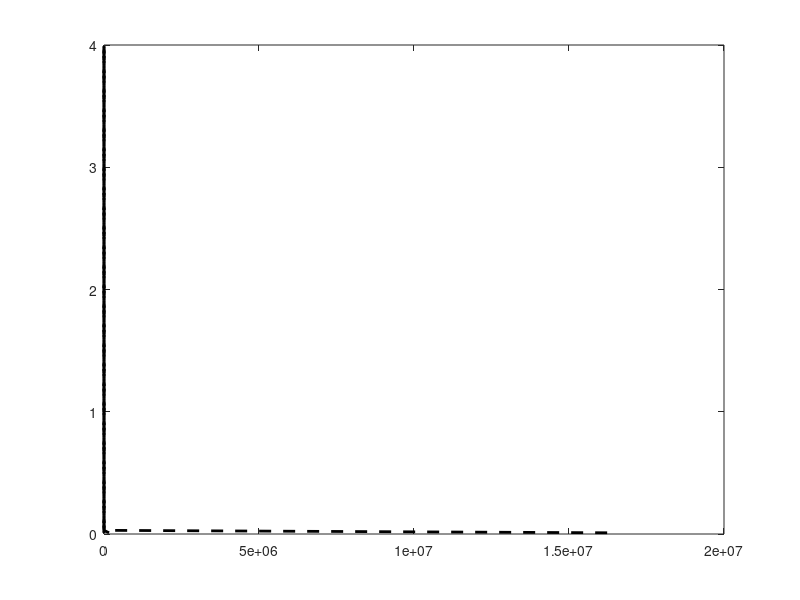

The MATLAB script that drew this image: (Note: this script raises an error after producing the figure.)
%  STREAMPATHSTREAK Plot stream line, path line and streak line for 
%                   Elements of Fluid Mechanics homework. 
%
%  For problem 2.3 figure 8: u = x(1+2t), v = y, w = 0
%
%  $Author: Zhou Lvwen, zhou.lv.wen@gmail.com$
%  $Date: 10/10/2011$    

y = 0.01:0.02:4;
Xstream = inline('y');
Xstreak = inline('exp((1+2*t)*log(y)+log(y).^2)','t','y');

% stream line 
xstream = Xstream(y);
plot(xstream, y,'k- ','linewidth',2)
hold on

% Path Line / Streak Line(t = 0)
xpath = Xstreak(0,y);
plot(xpath,   y,'k--','linewidth',2)

% Streak Line(t = 0.5)
xstreak2 = Xstreak(0.5,y);
plot(xstreak2,y,'k-.','linewidth',2)

% Streak Line(t = 1.0)
xstreak3 = Xstreak(1,y);
plot(xstreak3,y,'k: ','linewidth',2)

legend('Stream Line','Path Line / Streak Line(t = 0)',...
       'Streak Line(t = 0.5)','Streak Line(t = 1)',2)
axis image; grid on
axis([0,5,0,3.7])
set(gca,'xtick',0:5,'ytick',0:3)
xlabel('x','fontsize',13)
ylabel('y','fontsize',13)


